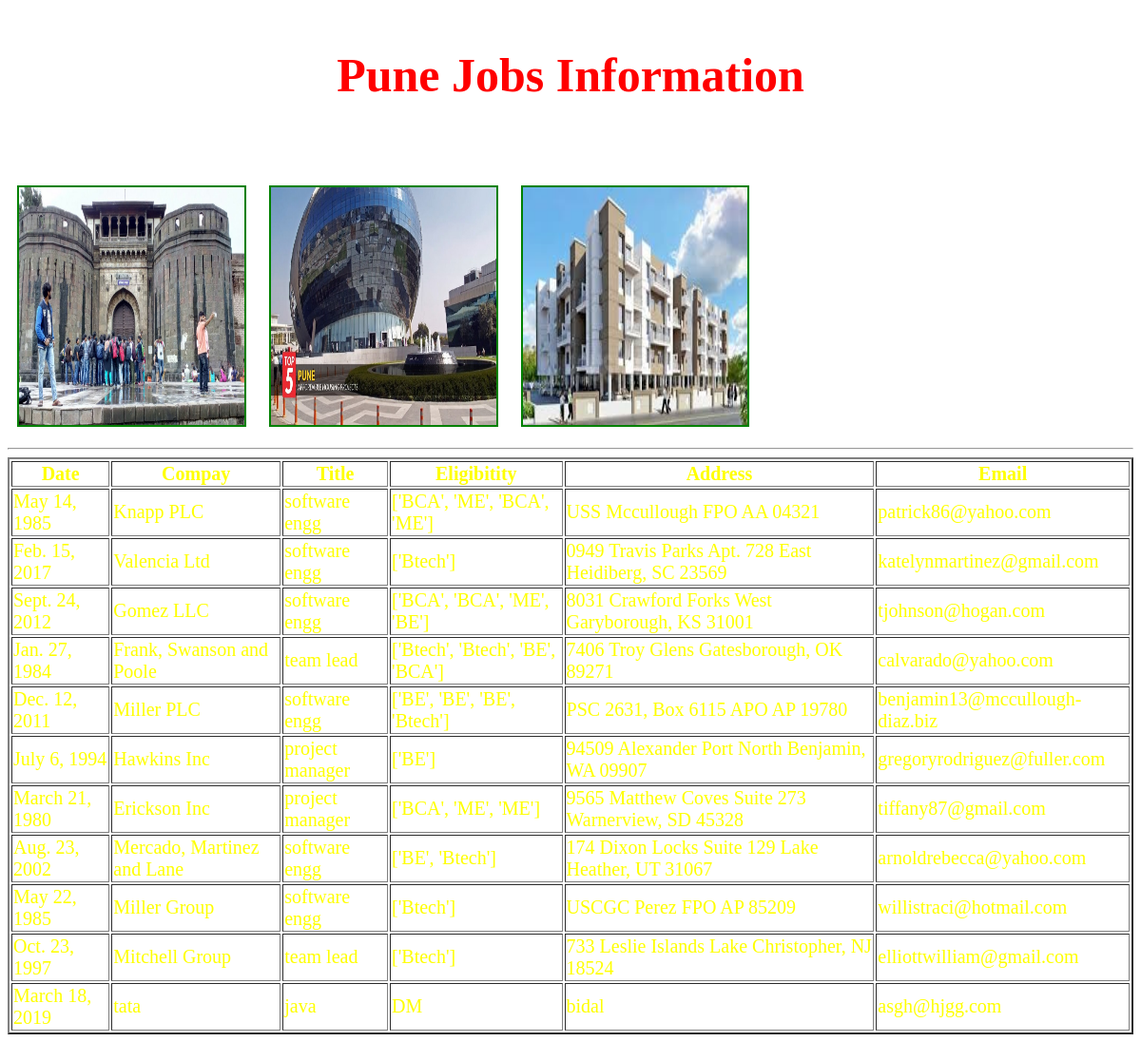
The page /pune/ on the database its author committed.
### testapp/models.py (models this page shows)
class punejobs(models.Model):
    date=models.DateField();
    company=models.CharField(max_length=100);
    title=models.CharField(max_length=100);
    eligibility=models.CharField(max_length=100);
    address=models.CharField(max_length=100);
    email=models.EmailField()

### testapp/views.py (the view)
# urls.py: url(r'^pune/', views.punejobs_view),
def punejobs_view(request):
    jobs_list=punejobs.objects.all()
    my_dict={'jobs_list':jobs_list}
    return render(request,'testapp/punejobs.html',context=my_dict)

### templates/testapp/punejobs.html (shortened to what this page needs)
<!DOCTYPE html>
{%load staticfiles%}
<html lang="en" dir="ltr">
  <head>
    <link rel="stylesheet" href="{% static "css/demo.css" %}">
  </head>
  <body>
    <h1>Pune Jobs Information</h1>
    <marquee><p>Welcome Each jobs available in Pune, Maharashtra on pune job portal</p></marquee>
    <img src="{%static "images/pune3.jpg"%}" alt="">
    <img src="{%static "images/pune1.jpg"%}" alt="">
    <img src="{%static "images/pune2.jpg"%}" alt="">
    <hr>
    {% if jobs_list %}
    <table border="2px">
      <thead>
        <th>Date</th>
        <th>Compay</th>
        <th>Title</th>
        <th>Eligibitity</th>
        <th>Address</th>
        <th>Email</th>
      </thead>
      {%for job in jobs_list %}
      <tr>
        <td>{{job.date}}</td>
        <td>{{job.company}}</td>
        <td>{{job.title}}</td>
        <td>{{job.eligibility}}</td>
        <td>{{job.address}}</td>
        <td>{{job.email}}</td>
      </tr>
      {% endfor %}
     </table>
     {%else %}
     <p>No Jobs Found in Pune</p>
     {% endif %}
    </body>
</html>

### static/css/demo.css (style rules this page uses)
body { background: url(https://images.unsplash.com/photo-1489875347897-49f64b51c1f8?ixlib=rb-1.2.1&ixid=eyJhcHBfaWQiOjEyMDd9&auto=format&fit=crop&w=1350&q=80); background-repeat: no-repeat; background-size: cover; }
p { color: white; font-size: 20px; font-style: italic; }
img { width: 20%; height: 250px; border: 2px solid green; margin: 10px; color: white; }
table { color: yellow; font-size: 20px; }
h1 { margin-top: 50px; font-size: 50px; color: red; text-align: center; }

### rows shown on the page
punejobs: date "May 14, 1985", company "Knapp PLC", title "software engg", eligibility "['BCA', 'ME', 'BCA', 'ME']", address "USS Mccullough FPO AA 04321", email "patrick86@yahoo.com"
punejobs: date "Feb. 15, 2017", company "Valencia Ltd", title "software engg", eligibility "['Btech']", address "0949 Travis Parks Apt. 728 East Heidiberg, SC 23569", email "katelynmartinez@gmail.com"
punejobs: date "Sept. 24, 2012", company "Gomez LLC", title "software engg", eligibility "['BCA', 'BCA', 'ME', 'BE']", address "8031 Crawford Forks West Garyborough, KS 31001", email "tjohnson@hogan.com"
punejobs: date "Jan. 27, 1984", company "Frank, Swanson and Poole", title "team lead", eligibility "['Btech', 'Btech', 'BE', 'BCA']", address "7406 Troy Glens Gatesborough, OK 89271", email "calvarado@yahoo.com"
punejobs: date "Dec. 12, 2011", company "Miller PLC", title "software engg", eligibility "['BE', 'BE', 'BE', 'Btech']", address "PSC 2631, Box 6115 APO AP 19780", email "benjamin13@mccullough-diaz.biz"
punejobs: date "July 6, 1994", company "Hawkins Inc", title "project manager", eligibility "['BE']", address "94509 Alexander Port North Benjamin, WA 09907", email "gregoryrodriguez@fuller.com"
punejobs: date "March 21, 1980", company "Erickson Inc", title "project manager", eligibility "['BCA', 'ME', 'ME']", address "9565 Matthew Coves Suite 273 Warnerview, SD 45328", email "tiffany87@gmail.com"
punejobs: date "Aug. 23, 2002", company "Mercado, Martinez and Lane", title "software engg", eligibility "['BE', 'Btech']", address "174 Dixon Locks Suite 129 Lake Heather, UT 31067", email "arnoldrebecca@yahoo.com"
punejobs: date "May 22, 1985", company "Miller Group", title "software engg", eligibility "['Btech']", address "USCGC Perez FPO AP 85209", email "willistraci@hotmail.com"
punejobs: date "Oct. 23, 1997", company "Mitchell Group", title "team lead", eligibility "['Btech']", address "733 Leslie Islands Lake Christopher, NJ 18524", email "elliottwilliam@gmail.com"
punejobs: date "March 18, 2019", company "tata", title "java", eligibility "DM", address "bidal", email "asgh@hjgg.com"
